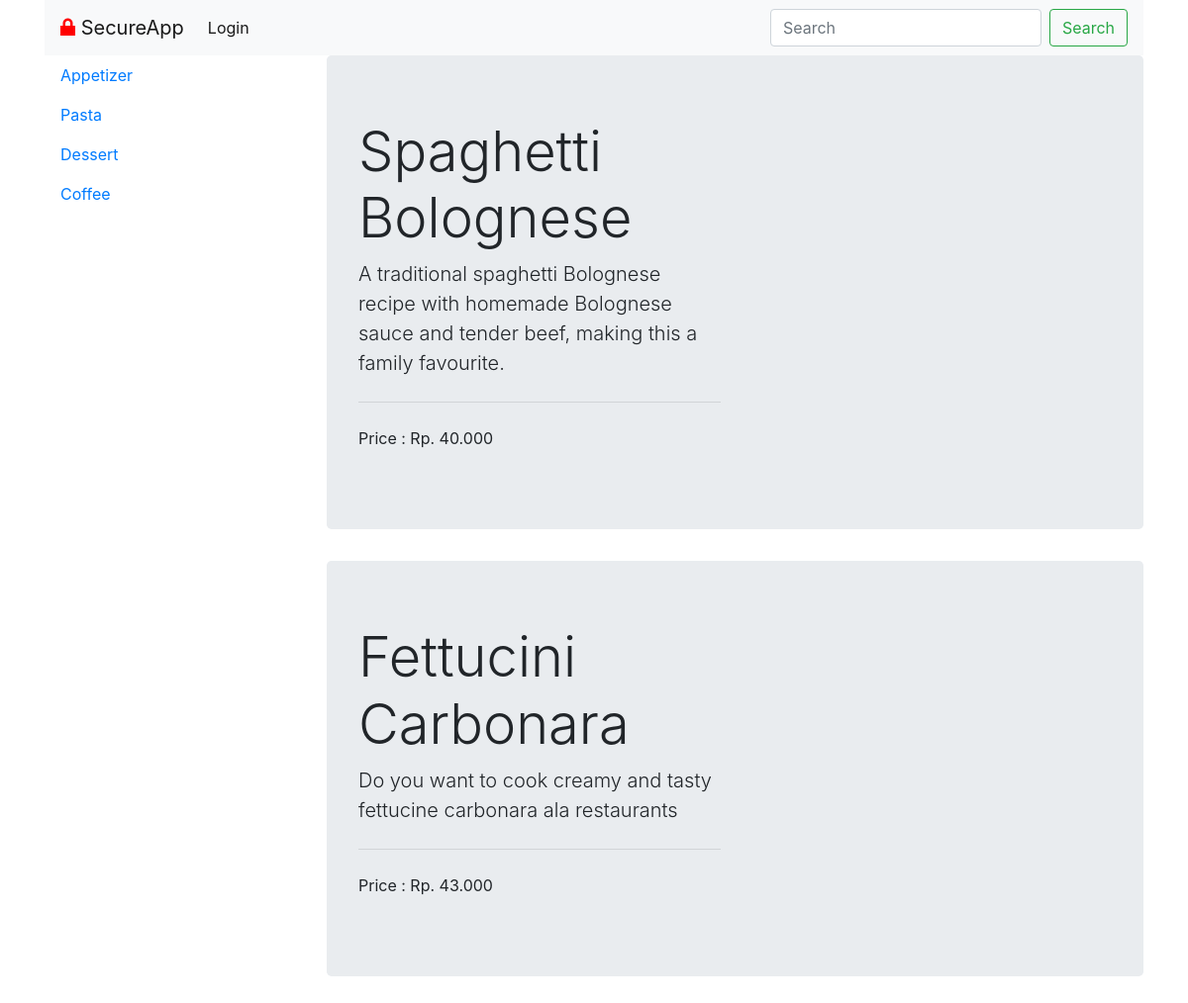
Screenshot of /index.php?m=menu&a=cat_id&id=2 with the database file from the repository.
### tables this page shows
CREATE TABLE `categories` (
  `id` int(11) NOT NULL AUTO_INCREMENT,
  `category_name` varchar(255) DEFAULT NULL,
  PRIMARY KEY (`id`)
);

CREATE TABLE `menus` (
  `id` int(11) NOT NULL AUTO_INCREMENT,
  `name` varchar(100) DEFAULT NULL,
  `price` decimal(10,0) DEFAULT NULL,
  `description` varchar(200) DEFAULT NULL,
  `image` varchar(200) DEFAULT 'NULL',
  `id_cat` int(11) DEFAULT NULL,
  PRIMARY KEY (`id`)
);

### includes/database.php (called while the page is built, shortened)
<?php
$dsn = 'mysql:host=127.0.0.1;dbname=tugas1';
if(isset($_SESSION['group']) && $_SESSION['group'] == 'admin'){
	$username = 'admin';
	$password = 'adminpassword';
}else{
	$username = 'user';
	$password = 'userpassword';
}
$options = array(
    PDO::MYSQL_ATTR_INIT_COMMAND => 'SET NAMES utf8',
);
$dbh = new PDO($dsn, $username, $password, $options);
function query(){
	global $dbh;
	$args = func_get_args();
	$sql = $args[0];
	if(count($args)>1){
		array_shift($args);
		$params = $args;
	}else{
		$params = [];
	}
	$stmt = $dbh->prepare($sql);
	$stmt->execute($params);
	return $stmt;
}

### includes/functions.php (called while the page is built, shortened)
<?php
function listOfCategories(){
	return query('SELECT * FROM categories');
}

### modules/menu.php (the view, shortened to what this page needs)
<div class="container">
	<div class="row">
		<div class="col-md-3">
			<?php include_once 'includes/sidebar.php'?>
		</div>
		<div class="col-md-9">
		<?php foreach(query('SELECT * FROM menus where id_cat=?' , (int)$_REQUEST['id']) as $v) :?>
			<div class="jumbotron">
				<div class="row">
					<div class="col-md-6">
					  <h1 class="display-4"><?php echo $v['name'] ?></h1>
					  <p class="lead"><?php echo $v['description'] ?></p>
					  <hr class="my-4">
					  <p>Price : Rp. <?php echo  number_format($v['price'] ,0,",","."); ?></p>
					</div>
					<div class="col-md-6">
						<div class="imgLiquidFill imgLiquid" style="height: 200px;">
							</div>
					</div>
				</div>
			</div>
		<?php endforeach ?>
		</div>
	</div>
</div>

### includes/sidebar.php
<nav class="nav flex-column">
	<?php $stmt = listOfCategories() ?>
	<?php foreach ($stmt->fetchAll() as $key => $value) :?>
  		<a class="nav-link" href="index.php?m=menu&a=cat_id&id=<?php echo $value['id'] ?>"><?php echo $value['category_name'] ?></a>
  	<?php endforeach ?>
</nav>

### rows the page displays
categories: category_name "Appetizer"
categories: category_name "Pasta"
categories: category_name "Dessert"
categories: category_name "Coffee"
menus: name "Spaghetti Bolognese", description "A traditional spaghetti Bolognese recipe with homemade Bolognese sauce and tender beef, making this a family favourite.", price "40.000"
menus: name "Fettucini Carbonara", description "Do you want to cook creamy and tasty fettucine carbonara ala restaurants", price "43.000"
